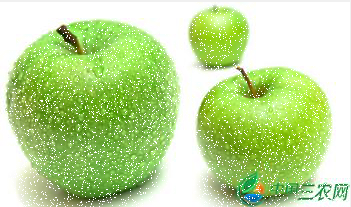
%> input picture apple.bmp, 351 x 207 px
$ octave denoise_apple.m   (GNU Octave 9; MATLAB toolbox functions it lacks are replaced by stand-ins)
%> lines starting %> are read from the running program, lines starting %| are printed output that depends on the picture; in (x1, y1, x2, y2) boxes, pixels count from 0 and x2, y2 are one past the last pixel; in counts of white or black regions, pixels touching at a corner belong together; the program's own positions count from 1
%import image
apple=imread('apple.bmp');
%> apple is the input picture: size 207x351x3 uint8; mean R, G, B 187.1, 218.1, 149
subplot(3,3,1);
%显示原始图像
imshow(apple);
title('原始图');
%转化灰度图
apple_g = rgb2gray(apple);
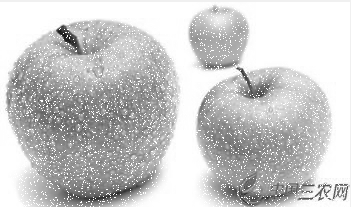
%> apple_g: size 207x351 uint8; min 18, max 255, mean 201
subplot(3,3,2);
%显示灰度图
imshow(apple_g);
title('灰度图');
%最小值滤波
apple_min = ordfilt2(apple_g,1,ones(3,3));
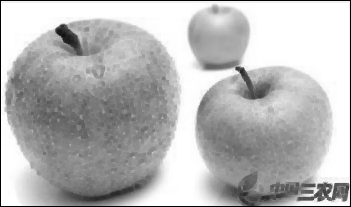
%> apple_min: size 207x351 uint8; min 0, max 255, mean 183.2
subplot(3,3,3);
imshow(apple_min);
title('最小值滤波');

% [11 lines of commented-out code are left out]
thresh = 0.89;
apple_2 = im2bw(apple_min,thresh);
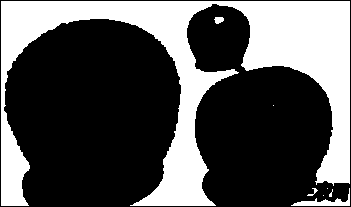
%> apple_2: size 207x351 logical; 33.4% white; 8 white regions (4 under 20 px), largest, box (x1, y1, x2, y2) and area: (1, 1, 350, 206) 23888, (291, 188, 350, 206) 306, (214, 17, 224, 24) 53, (307, 188, 318, 196) 29
subplot(3,3,4);
imshow(apple_2);
title('二值化图像');
%膨胀
se = strel('disk',5);
apple_dilate = imdilate(apple_2,se);
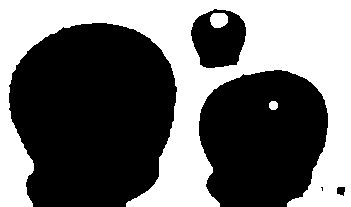
%> apple_dilate: size 207x351 logical; 42.6% white; 3 white regions, box (x1, y1, x2, y2) and area: (0, 0, 351, 207) 30624, (210, 13, 228, 28) 227, (269, 101, 278, 110) 69
subplot(3,3,5);
imshow(apple_dilate);
title('膨胀');
[m,n]=size(apple_dilate);
%> m = 207; n = 351
%像素值取反
for i = 1:m
    for j = 1:n
        apple_dilate(i,j) = ~apple_dilate(i,j);
    end
end
subplot(3,3,6);
imshow(apple_dilate);
title('像素值取反');
%imfill填充
apple_imfill =  imfill(apple_dilate,'holes');
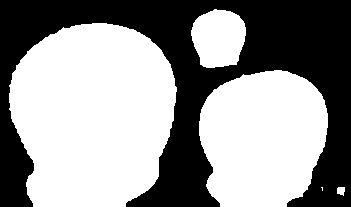
%> apple_imfill: size 207x351 logical; 57.9% white; 1 black region, box (x1, y1, x2, y2) and area: (0, 0, 351, 207) 30624
subplot(3,3,7);
imshow(apple_imfill);
title('像素填充');
%开运算 消除小物体
apple_open = imerode(apple_imfill,se);
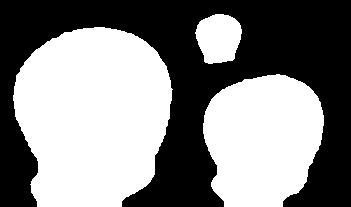
%> apple_open: size 207x351 logical; 51.5% white; 1 black region, box (x1, y1, x2, y2) and area: (0, 0, 351, 207) 35207
apple_open = imdilate(apple_open,se);
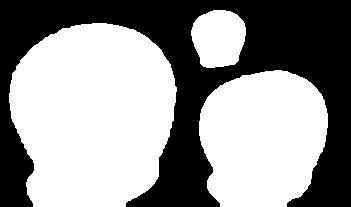
%> apple_open: size 207x351 logical; 57.7% white; 1 black region, box (x1, y1, x2, y2) and area: (0, 0, 351, 207) 30719
subplot(3,3,8);
imshow(apple_open);
title('开运算消除小物体');
%像素值取反
for i = 1:m
    for j = 1:n
        apple_open(i,j) = ~apple_open(i,j);
    end
end
subplot(3,3,9);
imshow(apple_open);
title('像素值取反');
imwrite(apple_open,'apple_result.bmp');
